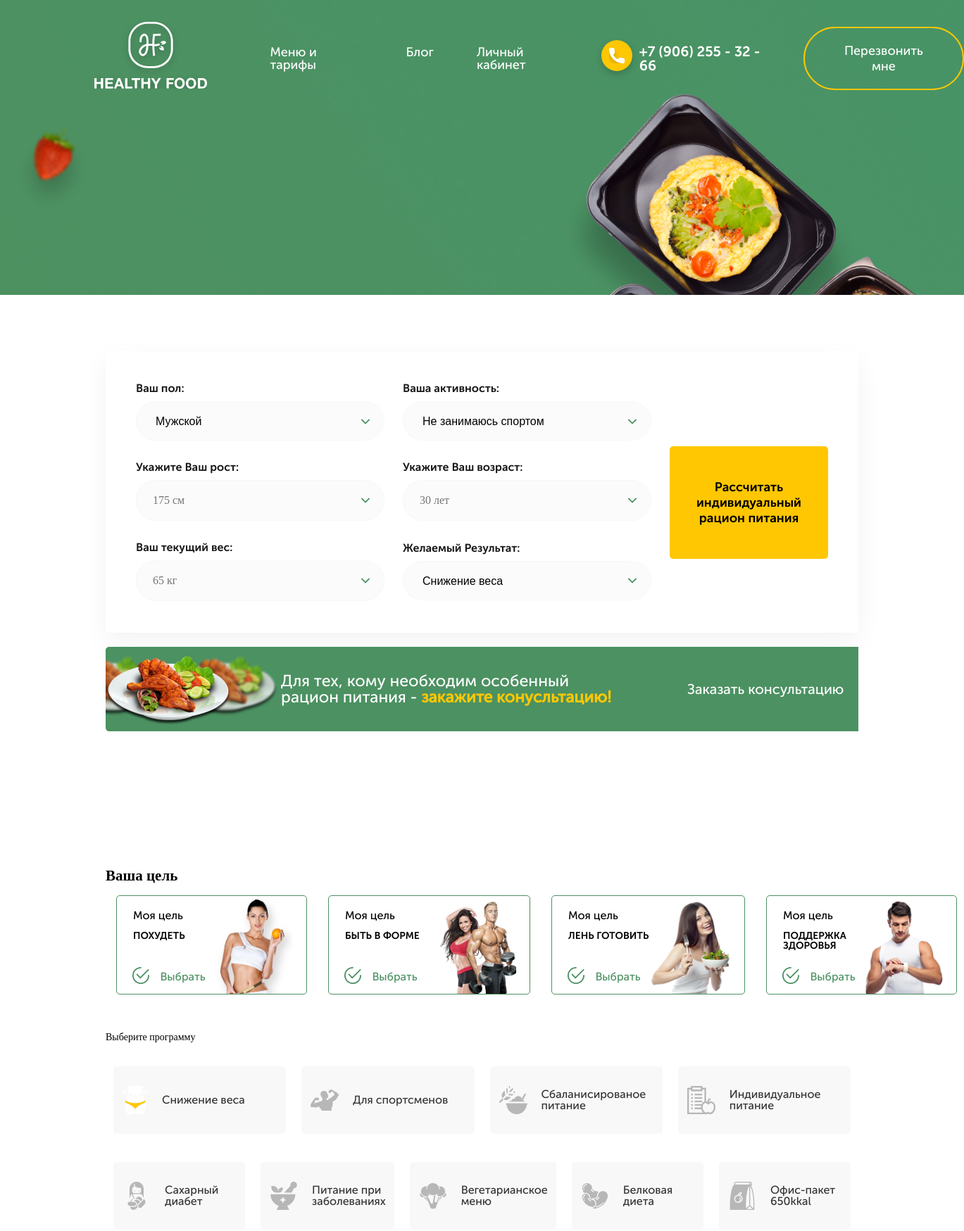
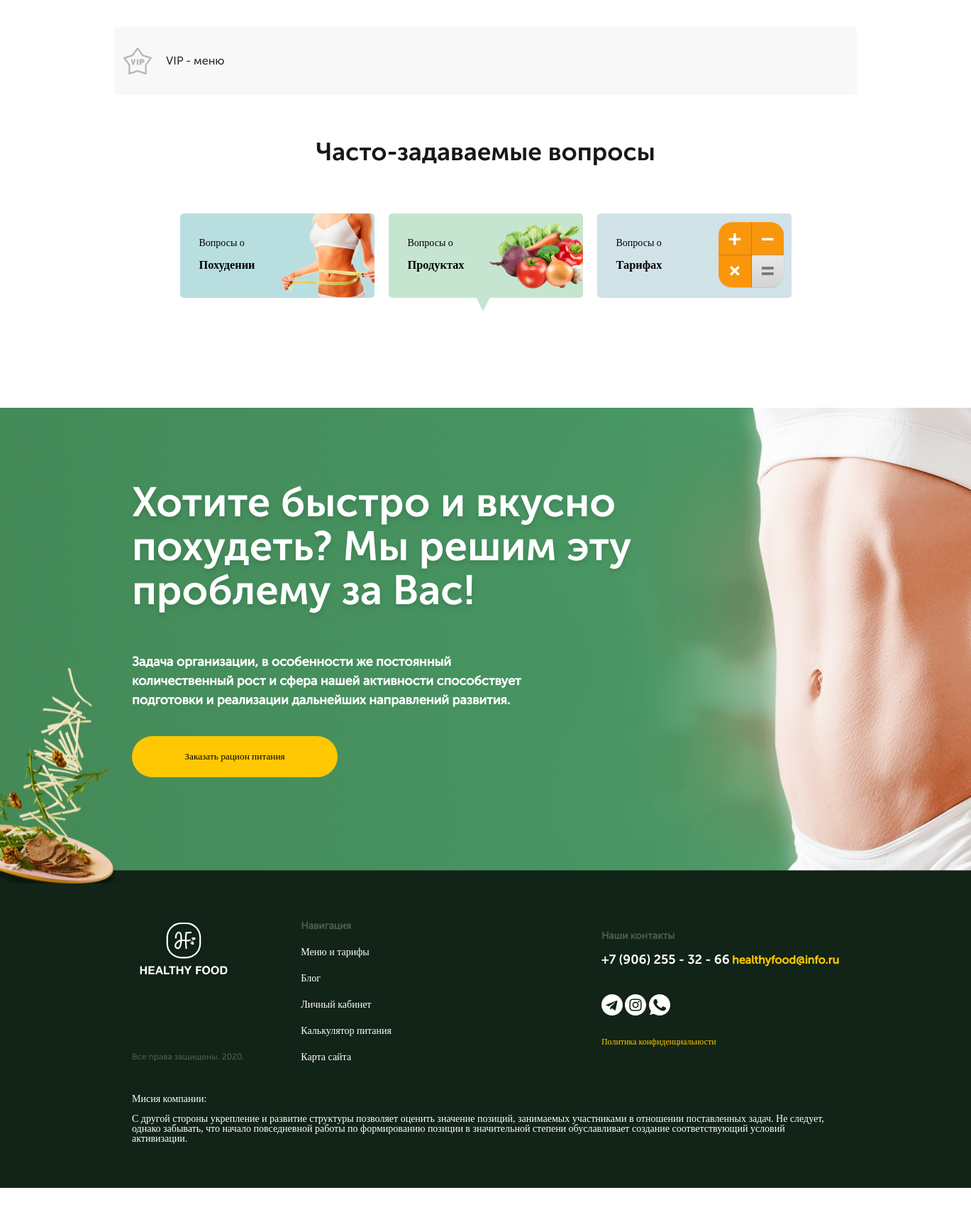
The page / on the database its author committed (2 pictures, top to bottom).
### healthyfood/apps/main_page/models.py (models this page shows, shortened)
class ProgrammsBig(models.Model):
    class Meta:
        db_table = ''
        managed = True
        verbose_name = 'Большой блок '
        verbose_name_plural = 'Большие блоки'
    big_text = models.CharField(("Название блока"), max_length=50)
    big_img = models.FileField(("Картинка блока"), upload_to='img')

class ProgrammsSmall(models.Model):
    class Meta:
        db_table = ''
        managed = True
        verbose_name = 'Маленький блок '
        verbose_name_plural = 'Маленькие блоки'
    name = models.CharField(("Название маленького блока"), max_length=50)
    small_img = models.FileField(("Картинка блока"), upload_to='img')
    cat = models.IntegerField(("Номер блока"))
    slug = models.SlugField(("Короткая ссылка категории меню"))

### healthyfood/apps/main_page/views.py (the view)
# urls.py: path('', views.Base.as_view(), name = 'headers'),
class Base(CartMixin, View):
    def get(self, request):
        headers = PageHeaders.objects.all()
        header_slider = HeaderSlider.objects.all()
        page_slider = PageSlider.objects.all()
        programms_big = ProgrammsBig.objects.all()
        programms_small = ProgrammsSmall.objects.all()
        reviews = Reviews.objects.all()
        reviews_count = reviews.count()
        questions = QuestionsAnswers.objects.all()
        days  = Days.objects.all()
        categories = MenuCategory.objects.all()
        menu = Menu.objects.all()
        short_slugs = categories.distinct().values('short_slug', 'full_slug', 'gramm')
        slugs = short_slugs.values('short_slug')
        healthy = short_slugs.filter(short_slug='healthy')
        print(slugs)
        return render(request, 'main_page/page.html',{
        "headers": headers,
        'header_slider': header_slider,
        'page_slider': page_slider,
        'programms_big': programms_big,
        'programms_small': programms_small,
        'reviews': reviews,
        "reviews_count" : reviews_count,
        'questions': questions,
        'days': days,
        'categories' :categories,
        'cart': self.cart,
        'menu': menu,
        'short_slugs':short_slugs,
        'healthy': healthy,
        'slugs':slugs,
        })

### healthyfood/apps/main_page/mixins.py (called while the page is built)
    def dispatch(self, request, *args, **kwargs):
        if request.user.is_authenticated:
            customer = Customer.objects.filter(user=request.user).first()
            if not customer:
                customer = Customer.objects.create(
                    user = request.user
                )
            cart = Cart.objects.filter(owner=customer, in_order=False).first()
            if not cart:
                cart = Cart.objects.create(owner=customer)
        else:
            cart=Cart.objects.filter(for_anonymous_user=True).first()
            if not cart:
                cart = Cart.objects.create(for_anonymous_user=True)
        self.cart = cart
        return super().dispatch(request, *args, **kwargs)

### healthyfood/templates/main_page/page.html (shortened to what this page needs)
{% extends "base.html" %}
{% load static %}
{% block headerslider %}
<div class="container">
</div>
</div>
{% endblock headerslider %}
{% block content %}
<div class="calculate" id="calculator">
    <form action="{% if user.is_authenticated %}
    {% url 'filter' %}
    {% else %}
    {% url 'login' %}
    {% endif %}" method="GET" >
        <div class="calculate__box">
            <div class="calculate__box__item first">
                <div class="calculate__box__block calculate__box__block__1">
                    <label for="" class="discription">Ваш пол:</label>
                    <select  id="gender" required class="input">
                        <option value="mail" selected='selected'>Мужской</option>
                    </select>
                </div>
                <div class="calculate__box__block calculate__box__block__2">
                    <label for="" class="discription">Ваша активность:</label>
                    <select   id="activity" required class="input">
                        <option value="1.2">Не занимаюсь спортом</option>
                    </select>
                </div>
                <div class="calculate__box__block calculate__box__block__3">
                    <label for="" class="discription">Укажите Ваш рост:</label>
                    <input type="text" placeholder="175 см" pattern="[0-9]{3}" required class="input" id="height">
                </div>
                <div class="calculate__box__block calculate__box__block__4">
                    <label for="" class="discription">Укажите Ваш возраст:</label>
                    <input type="text" placeholder="30 лет" pattern="[0-9]{1,3}" required class="input" id="age">
                </div>
                <div class="calculate__box__block calculate__box__block__5">
                    <label for="" class="discription">Ваш текущий вес:</label>
                    <input type="text" placeholder="65 кг" pattern="[0-9]{1,4}" required class="input" id="weight">
                </div>
                <div class="calculate__box__block calculate__box__block__6">
                    <label for="" class="discription">Желаемый Результат:</label>
                    <select  id="need_weight" required class="input">
                        <option value="lose_weight">Снижение веса</option>
                    </select>
                </div>
            </div>
            <div class="calculate__box__item second">
                <div class="calculate__box__block calculate__box__block__7">
                    <button class="calculate__box__block__button" id="submit__button">
                        Рассчитать индивидуальный рацион питания
                    </button>
                </div>
            </div>
        </div>
    </form>
    <div class="calculate__consultation">
        <p class="calculate__consultation__description">
            Для тех, кому необходим особенный<br> рацион питания - <b>закажите конусльтацию!</b>
        </p>
        <a id="popup" href="#popup" class="calculate__consultation__buy popup-link">Заказать консультацию</a>
    </div>
</div>
<div class="programms" id="programms">
    <h2 class="programms__purpose">Ваша цель</h2>
    <div class="programms__big">
        {% if programms_big %}
            {% for a in programms_big %}
            <div class="programms__big__block" id = 'big__block-{{a.id}}'>
                <div class="programms__big__block__item">
                    <span class="programms__big__block__item__purpose">Моя цель</span>
                        <p class="programms__big__block__item__discription">{{a.big_text}} </p>
                    <p class="programms__big__block__item__choose">Выбрать</p>
                </div>
                <div class="programms__big__block__item image">
                    <img src="{{a.big_img.url}}" alt="" class="programms__big__block__item__img">
                </div>
            </div>
            {% endfor %}
        {% endif %}
    </div>
    <p class="programms__choise">Выберите программу</p>
    <div class="programms__small">
        {% for a in programms_small  %}
            <div class="programms__small__items " id = 'small__block-{{a.cat}}' data-slug="{{a.slug}}">
                <img src="{{a.small_img.url}}" alt="" class="programms__small__items__ico">
                <span class="programms__small__items__discription">{{a.name}} </span>
            </div>
        {% endfor %}
    </div>
</div>
<div class="questions">
<h1 class="questions__header">Часто-задаваемые вопросы</h1>
<div class="questions__section">
    <div class="questions__section__item " data-filter="weight">
        <div class="questions__section__item__block">
            <p class="questions__section__item__block__about">Вопросы о</p>
            <h3 class="questions__section__item__block__name">Похудении</h3>
        </div>
        <div class="questions__section__item__block">
            <img src="{% static '/images/section-girl.png' %}" alt="">
        </div>
    </div>
    <div class="questions__section__item active" data-filter="products">
        <div class="questions__section__item__block" >
            <p class="questions__section__item__block__about">Вопросы о</p>
            <h3 class="questions__section__item__block__name">Продуктах</h3>
        </div>
        <div class="questions__answers__item__block">
            <img src="{% static '/images/ovoshhi.png' %}" alt="">
        </div>
    </div>
    <div class="questions__section__item " data-filter="tarifs">
        <div class="questions__section__item__block">
            <p class="questions__section__item__block__about">Вопросы о</p>
            <h3 class="questions__section__item__block__name">Тарифах</h3>
        </div>
        <div class="questions__answers__item__block">
            <img src="{% static '/images/Calculator.png' %}" alt="">
        </div>
    </div>
</div>
</div>
<div class="about">
    <h1 class="about__header">Хотите быстро и вкусно похудеть? Мы решим эту проблему за Вас!</h1>
    <p class="about__description">Задача организации, в особенности же постоянный количественный рост и сфера нашей активности способствует подготовки и реализации дальнейших направлений развития.</p>
    <a href="#programms"><button class="about__button">Заказать рацион питания</button></a>
</div>
{% endblock content %}

### rows shown on the page
ProgrammsBig: big_text "ПОХУДЕТЬ", big_img (picture)
ProgrammsBig: big_text "БЫТЬ В ФОРМЕ", big_img (picture)
ProgrammsBig: big_text "ЛЕНЬ ГОТОВИТЬ", big_img (picture)
ProgrammsBig: big_text "ПОДДЕРЖКА ЗДОРОВЬЯ", big_img (picture)
ProgrammsSmall: small_img (picture), name "Снижение веса"
ProgrammsSmall: small_img (picture), name "Для спортсменов"
ProgrammsSmall: small_img (picture), name "Сбаланисированое питание"
ProgrammsSmall: small_img (picture), name "Индивидуальное питание"
ProgrammsSmall: small_img (picture), name "Сахарный диабет"
ProgrammsSmall: small_img (picture), name "Питание при заболеваниях"
ProgrammsSmall: small_img (picture), name "Вегетарианское меню"
ProgrammsSmall: small_img (picture), name "Белковая диета"
ProgrammsSmall: small_img (picture), name "Офис-пакет 650kkal"
ProgrammsSmall: small_img (picture), name "VIP - меню"
